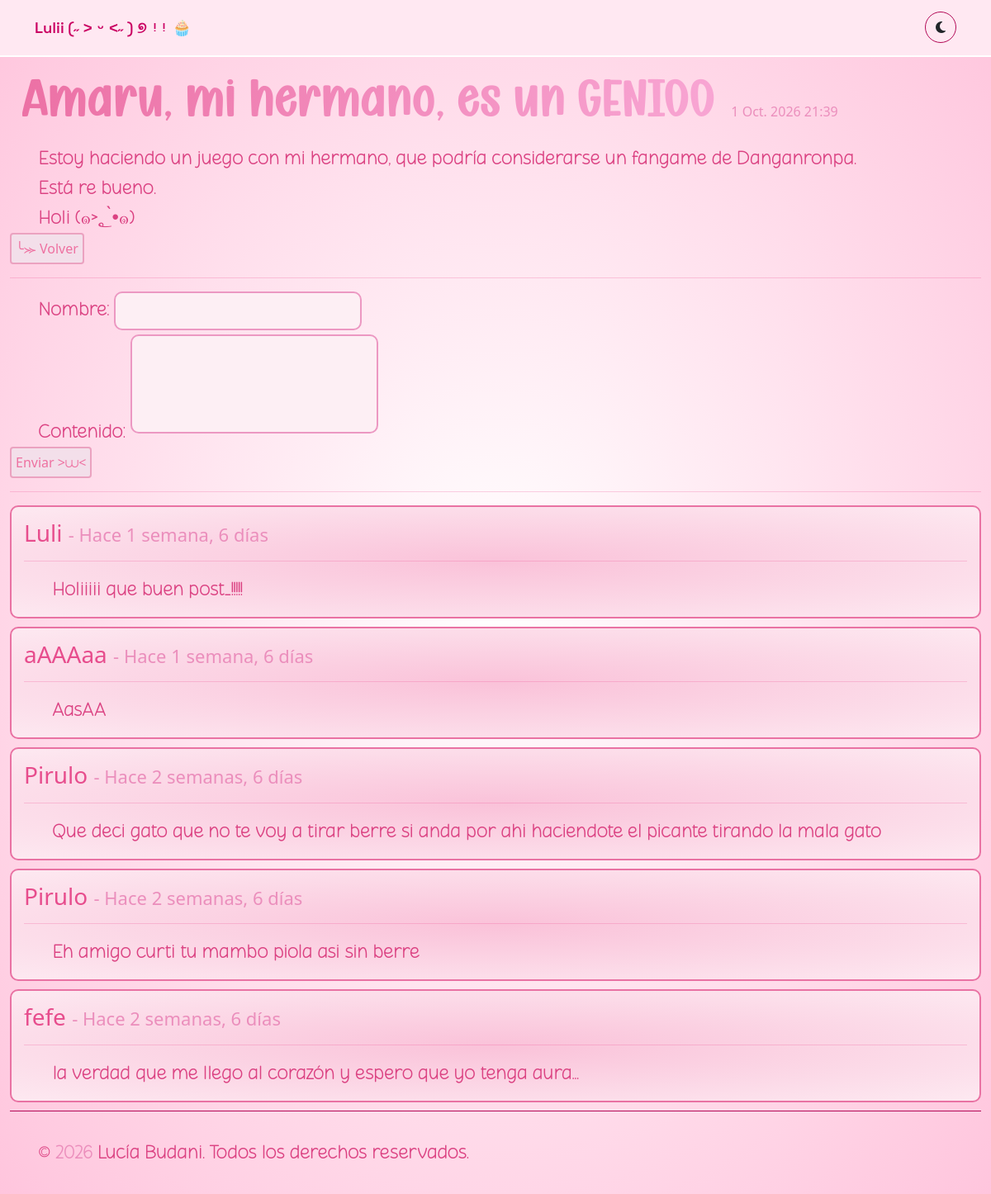
Before: /blog/amaru-genio/ with the older database file.
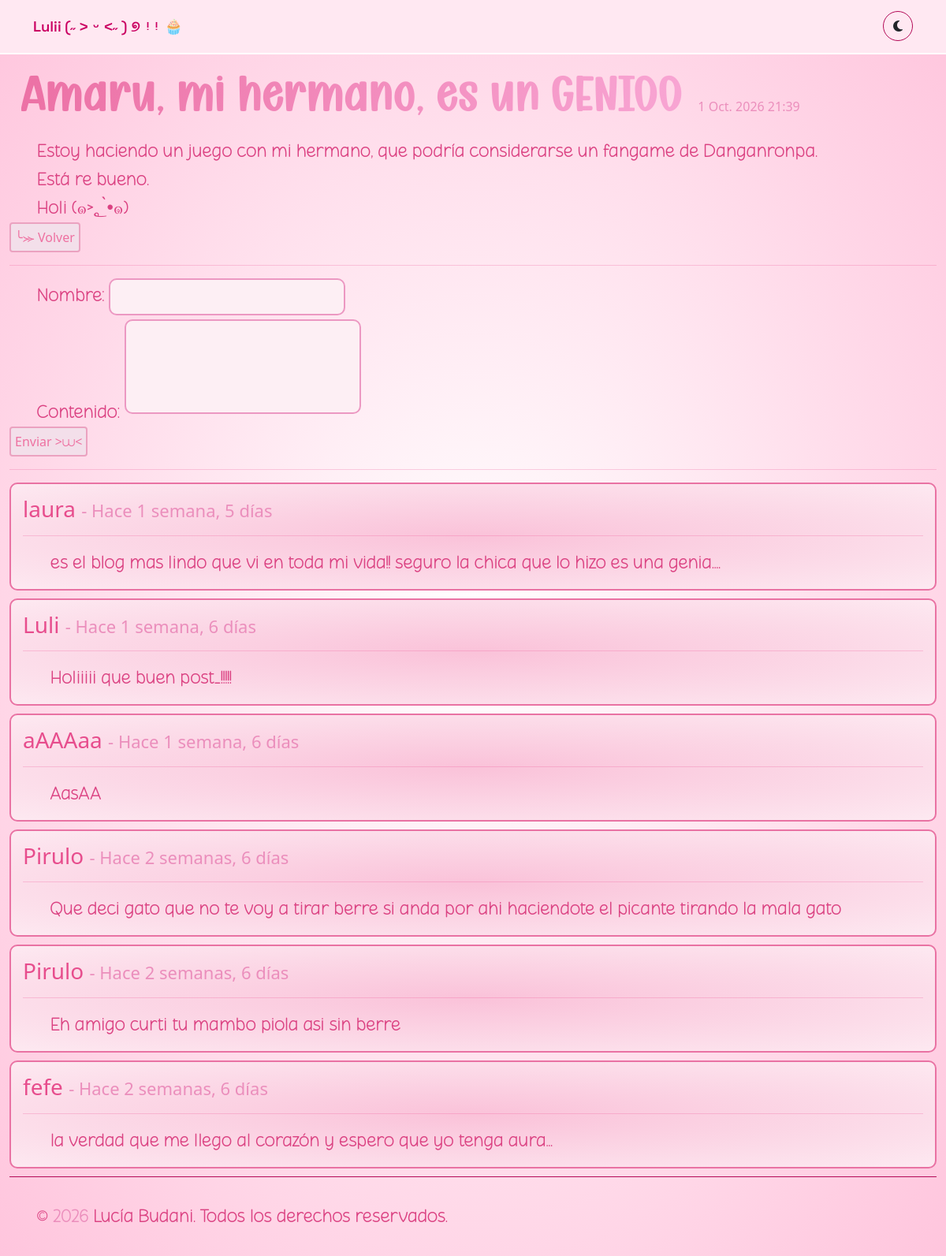
After: the same page with the newer database file.
### blog/models.py (models this page shows, shortened)
class Comment(models.Model):
    post = models.ForeignKey(Post, related_name='comments',on_delete=models.CASCADE)
    name = models.CharField(max_length=100)
    content = models.TextField(max_length=10000)
    created_at = models.DateTimeField(auto_now_add = True)
    class Meta:
            ordering = ('-created_at',)

### blog/views.py (the view)
# urls.py: path('<slug:slug>/', views.detail, name='detail'),
def detail(request, slug):
    post = get_object_or_404(Post, slug=slug)
    if request.method == 'POST':
        form = CommentForm(request.POST)
        if form.is_valid():
            comment = form.save(commit=False)
            comment.post = post
            comment.save()
            return redirect('blog:detail', slug=slug)
    else:
        form = CommentForm()
    return render(request, 'blog/details.html', {
                'post': post,
                'form': form})

### blog/forms.py
class CommentForm(ModelForm):
    class Meta:
        model = Comment
        fields = ('name','content')
        labels = {
            'name': "Nombre",
            'content': "Contenido"
        }

### blog/templates/blog/details.html (shortened to what this page needs)
{% extends "base.html" %}
{% load static %}
    {% block extra_css %}
            <link rel="stylesheet" href="{% static 'blog/css/details.css' %}">
    {% endblock %}
{% block content %}
    <p>.</p>
    <p>.</p>
    <h1>{{post.title}}</h1>
    <span>{{post.created_at}}</span>
    <div>
        {{post.content|linebreaks}}
    </div>
    <a class ="volver" href="{% url 'blog:index' %}">╰⪼ Volver</a>
    <hr>
    <div>
        <form method='post' action='.'>
            {{form.as_p}}
            <button class="volver">Enviar >⩊<</button>
        </form>
        <hr>
        {% for comment in post.comments.all %}
            <div class="container-fluid comentarioooo">
                <h3 class="usuario-nombre">{{comment.name}} <span class="tiempo-comentario">- Hace {{comment.created_at|timesince}}</span></h3>
                <hr>
                <p>{{comment.content|linebreaks}}</p>
            </div>
        {% empty %}
            <div>
                <p>No hay comentairos todavia... ( ˶°ㅁ°) !!</p>
            </div>
        {% endfor %}
    </div>
{% endblock %}

Changed rows visible on the page:
added Comment: name "laura", created_at "1 semana, 5 días", content "es el blog mas lindo que vi en toda mi vida!! seguro la chica que lo hizo es una genia...."
